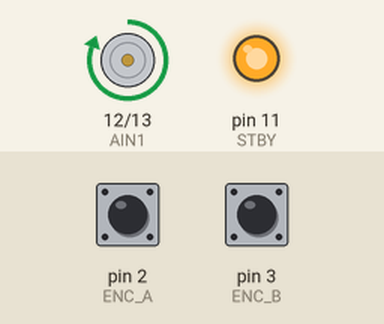
This sketch was run on a simulated Arduino Uno, built with avr-gcc and run on an emulated ATmega328P. Shown: motor-driver pin pairs drawn as motors (green arrow = first pin HIGH = forward, orange = second pin HIGH = backward, longer = more drive, scaled by the enable pin, stopped while the standby pin is LOW), output pins drawn as LEDs (lit = HIGH). Inputs (shaded band) come from the test bench; at power-on: pin 2 (ENC_A) HIGH, pin 3 (ENC_B) HIGH. What the sketch prints to the serial monitor is not drawn.

Above: at 0.1 s.
Timing chart, 0 to 1.6 s (numbered marks = the images above):
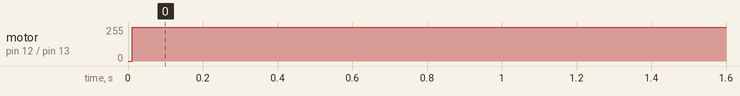

The sketch:

PID.ino
```cpp
/* pin defintions */
#define PWMA (9)    // output PWM signal
#define STBY (11)   // hbridge standby (enable) signal
#define AIN1 (12)   // motor direction 1
#define AIN2 (13)   // motor direction 2
#define ENC_A (2)   // encoder input A
#define ENC_B (3)   // encoder input B

/* user configurable */
const double TARGET_POSITION_REVS = 1.0;        // the target position in revolutions, 64bit floating point
const double ENCODER_TICKS_PER_REV = 4741.44;   // the number of encoder ticks per revolution, 64bit floating point
const uint32_t LOOP_PERIOD_MILLIS = 10;          // period of the control loop in miliseconds, 32bit unsigned integrer
const double kp = 5.4;
const double ki = 0.000175;
const double kd = 0.00004375;
const uint32_t TEST_TIME_MILLIS = 10000;         // stop printing after this amount of time

/* program definitions */
static const int32_t target = ENCODER_TICKS_PER_REV * TARGET_POSITION_REVS;  // takes the user defined target_position and converts it to ticks
volatile int32_t count = 0;   // encoder step count, 32 bit volatile integer (volatile ensures the value is fetched everytime, necessary for global variables modified by interrupt handlers)
int32_t last_error = 0,       // the last error term, 32bit integer
        error_sum = 0;        // the current error term
uint32_t last_millis = 0,     // keep track of the last time the loop was executed
         print_millis = 0;    // keep track of the last time the data was printed
const int8_t encoder_table[] = {0,-1,1,0,1,0,0,-1,-1,0,0,1,0,1,-1,0};
uint32_t stop_millis = 0;

// setup the kp, ki, and kd terms
// http://brettbeauregard.com/blog/2011/04/improving-the-beginner%E2%80%99s-pid-sample-time/
// double sample_time_sec = ((double)LOOP_PERIOD_MILLIS)/1000;
// const uint32_t kp = KP_NUMERATOR / KP_DENOM;
// const uint32_t ki = (KI_NUMERATOR / KI_DENOM) * sample_time_sec;
// const uint32_t kd = (KD_NUMERATOR / KD_DENOM) / sample_time_sec;

void setup() {
  // start serial monitor
  Serial.begin(115200);
  Serial.print("=====Kp: ");
  Serial.println(kp);
  Serial.print("=====Ki: ");
  Serial.println(ki);
  Serial.print("=====Kd: ");
  Serial.println(kd);
  Serial.print("=====Target: ");
  Serial.println(target);
  Serial.print("=====Test Time: ");
  Serial.println(TEST_TIME_MILLIS);
  Serial.print("=====Loop Period: ");
  Serial.println(LOOP_PERIOD_MILLIS);

  // init the LED to signal we have completed
  pinMode(LED_BUILTIN, OUTPUT);
  // initialize the h bridge control signals to outputs
  pinMode(STBY, OUTPUT);
  pinMode(AIN1, OUTPUT);
  pinMode(AIN2, OUTPUT);

  // bring standby high to turn on the h bridge
  digitalWrite(STBY, HIGH);

  // setup encoder interrupts
  attachInterrupt(digitalPinToInterrupt(ENC_A), encoder_isr, CHANGE);
  attachInterrupt(digitalPinToInterrupt(ENC_B), encoder_isr, CHANGE);

  // set the time used to stop printing test results
  stop_millis = millis() + TEST_TIME_MILLIS;
}

void loop() {
    // calculate the PID output every LOOP_PERIOD_MILLIS
    if (millis() - last_millis > LOOP_PERIOD_MILLIS) {
        last_millis = millis();
        // determine the error according to encoder step count (proportional term)
        noInterrupts();
        int32_t error = target - count;
        interrupts();
        // derivative term
        int32_t d_error = (error - last_error); // http://brettbeauregard.com/blog/2011/04/improving-the-beginner%E2%80%99s-pid-derivative-kick/
        // integral term
        error_sum += error;
        // calculate the output of the PID controller
        double output = (kp * error) + (ki * error_sum) + (kd * d_error);
        // update last error for the derivative term
        last_error = error;
        // check error and adjust motor direction
        if (count < target) { motorForward(); }
        if (count > target) { motorBackward(); }
        // write the output to PWMA
        analogWrite(PWMA, constrain(abs(output), 0, 255));
        // print out the output and count until the test ends
        if (millis() <= stop_millis) {
          Serial.print(constrain(abs(output), 0, 255));
          Serial.print(",");
          Serial.println(count);
        } else {
          Serial.println("end");
        }
    }
}
void motorForward() {
  digitalWrite(AIN1, HIGH);
  digitalWrite(AIN2, LOW);
}

void motorBackward() {
  digitalWrite(AIN1, LOW);
  digitalWrite(AIN2, HIGH);
}

void motorBrake() {
  analogWrite(PWMA, 0);
}

void motorCoast() {
  digitalWrite(STBY, LOW);
  analogWrite(PWMA, 0);
}

// encoder interrupt function, fires on change of either encoder input signal
void encoder_isr() {
    static uint8_t enc_val = 0; // static allows this value to persist across function calls
    enc_val = enc_val << 2; // shift the previous state to the left
    enc_val = enc_val | ((PIND & 0b1100) >> 2); // or the current state into the 2 rightmost bits
    count += encoder_table[enc_val & 0b1111];    // preform the table lookup and increment count accordingly
}
```

Measured:
- by itself, motor on pin 12 (AIN1) / pin 13 (AIN2): stopped → forward 255/255 at 0.01 s
